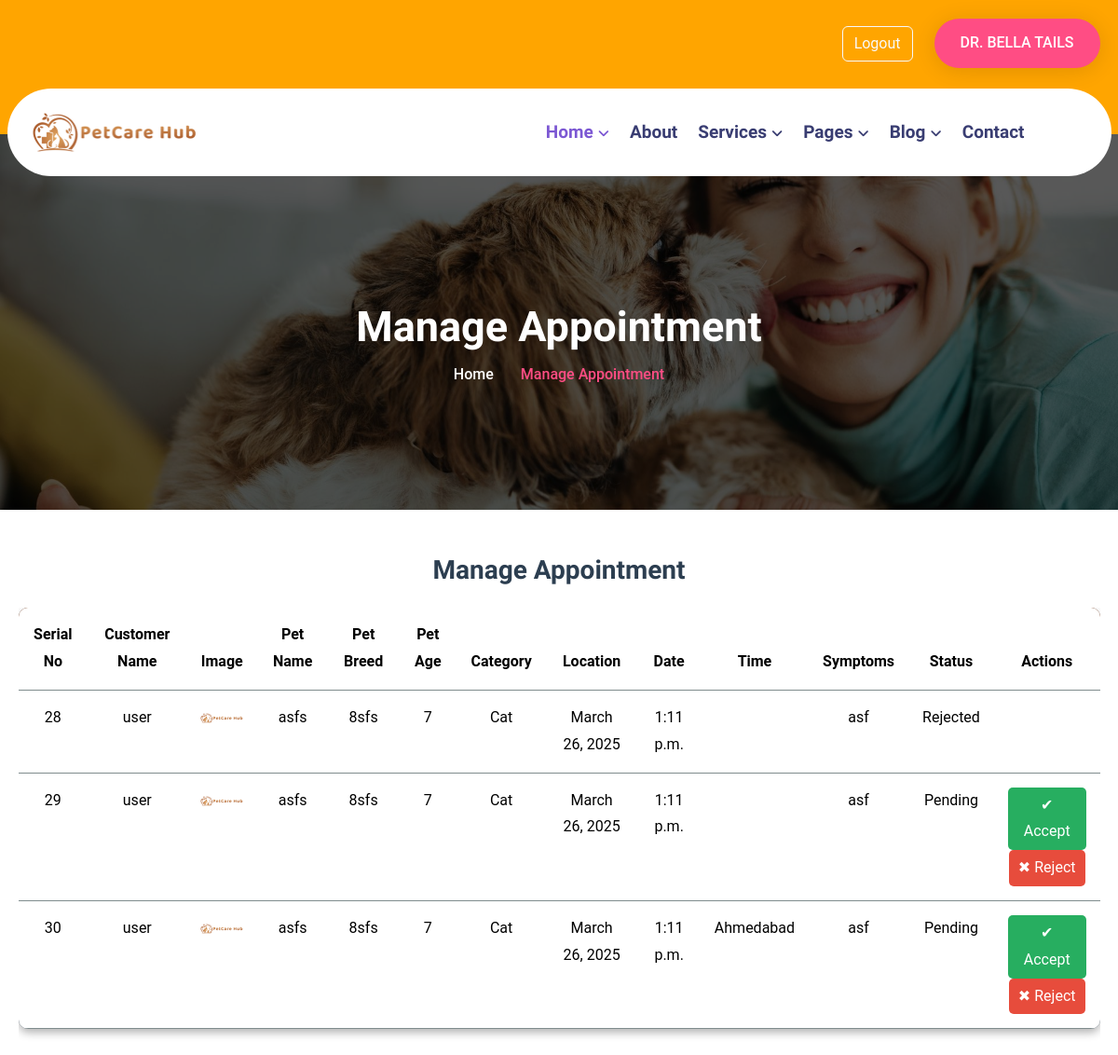
Page /manageAppoint/ (signed in) on the earlier database version.
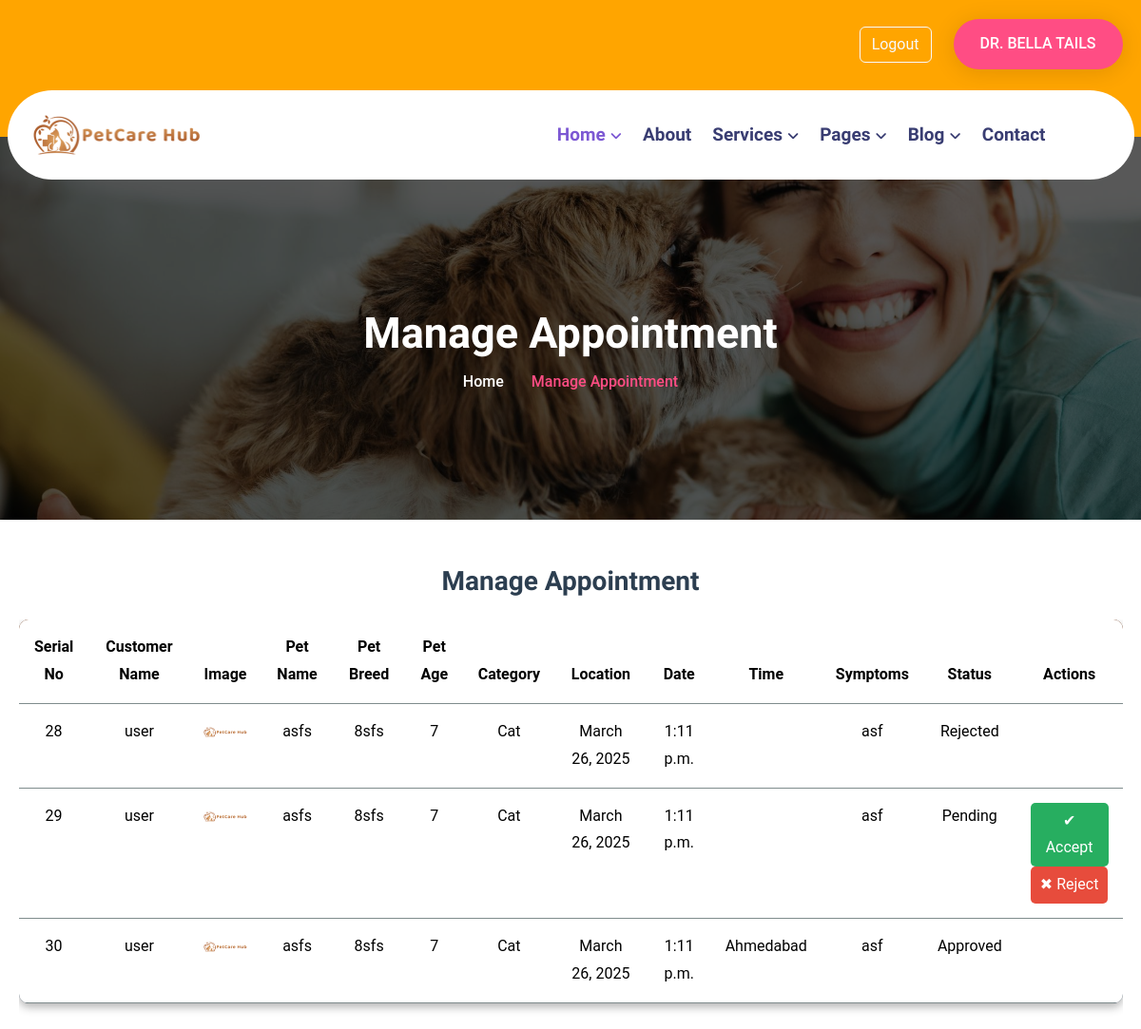
Same page on the later database version.
### myapp/models.py (models this page shows, shortened)
class Appointment(models.Model):
    userid = models.ForeignKey(userRegisterDB,on_delete=models.CASCADE)
    vetid = models.ForeignKey(vetRegisterDB,on_delete=models.CASCADE)
    petname = models.CharField(max_length=30)
    petphoto = models.ImageField(upload_to='photos')
    petCategory = models.ForeignKey(petCategoryDB,on_delete=models.CASCADE)
    breed = models.CharField(max_length=20)
    age = models.IntegerField()
    symptoms = models.CharField(max_length=20)
    status = models.CharField(max_length=30,null=True,default="Pending")
    dateofappo = models.DateField()
    timeofappo = models.TimeField()
    TimeStamp =models.DateTimeField(auto_now=True)
    location = models.TextField(null=True,default="")

class userRegisterDB(models.Model):
    Name = models.CharField(max_length=30)
    Email = models.EmailField()
    Password = models.CharField(max_length=40)
    Address = models.TextField()
    Gender = models.CharField(max_length=10)
    PhoneNo = models.BigIntegerField()
    TimeStamp = models.DateTimeField(auto_now_add=True)
    def __str__(self):
        return self.Name

class petCategoryDB(models.Model):
    petCategory = models.CharField(max_length=20)
    def __str__(self):
        return self.petCategory

### myapp/views.py (the view)
# urls.py: path('manageAppoint/',views.manageAppoint),
def manageAppoint(request):
    vet_id = request.session["vet_log_id"]
    fetchdata = Appointment.objects.filter(vetid=vet_id)
    context = {
        "data" : fetchdata
    }
    return render(request,"manageAppointment.html",context)

### myapp/templates/manageAppointment.html (shortened to what the changed rows need)
<!DOCTYPE html>
<html lang="en">
<head>
    <link rel="stylesheet" href="/static/css/bootstrap.min.css">
    <link rel="stylesheet" href="/static/css/all-fontawesome.min.css">
    <link rel="stylesheet" href="/static/css/icomoon.css">
    <link rel="stylesheet" href="/static/css/animate.min.css">
    <link rel="stylesheet" href="/static/css/magnific-popup.min.css">
    <link rel="stylesheet" href="/static/css/owl.carousel.min.css">
    <link rel="stylesheet" href="/static/css/style.css">
</head>
<body>
    <main class="main">
        <div class="site-breadcrumb" style="background: url(/static/img/breadcrumb/01.jpg)">
            <div class="container">
                <h2 class="breadcrumb-title">Manage Appointment</h2>
            </div>
        </div>
        <div class="container my-5">
            <div class="table-responsive">
                <table class="table custom-table">
                    <thead style="background-color:#ad5f2f;">
                        <tr>
                            <th>Serial No</th>
                            <th>Customer Name</th>
                            <th>Image</th>
                            <th>Pet Name</th>
                            <th>Pet Breed</th>
                            <th>Pet Age</th>
                            <th>Category</th>
                            <th>Location</th>
                            <th>Date</th>
                            <th>Time</th>
                            <th>Symptoms</th>
                            <th>Status</th>
                            <th>Actions</th>
                        </tr>
                    </thead>
                    <tbody>
                    {% for i in data %}
                        <tr>
                            <td> {{i.id }}</td>
                            <td>{{ i.userid }}</td>
                            <td><img src="/media/{{ i.petphoto }}" class="product-img" alt="Pet Image" width="50"></td>
                            <td>{{ i.petname }}</td>
                            <td>{{ i.breed }}</td>
                            <td>{{ i.age }}</td>
                            <td>{{ i.petCategory }} </td>
                            <td>{{ i.dateofappo }}</td>
                            <td>{{ i.timeofappo }}</td>
                            <td>{{ i.location }}</td>
                            <td>{{ i.symptoms }}</td>
                            <td>{{ i.status }}</td>
                            <td>
                                {% if i.status == "Pending" %}
                                <a href="/accept/{{ i.id }}" class="btn-accept">✔ Accept</a>
                                 <a href="/reject/{{ i.id }}" class="btn-reject">✖ Reject</a>
                                {% endif %}
                                                            </td>
                        </tr>
                    {% endfor %}
                    </tbody>
                </table>
            </div>
        </div>
    </main>
</body>
</html>

Differences in the rows shown:
changed Appointment "Ahmedabad": status "Pending" → "Approved"; no longer shows "✔ Accept ✖ Reject"
